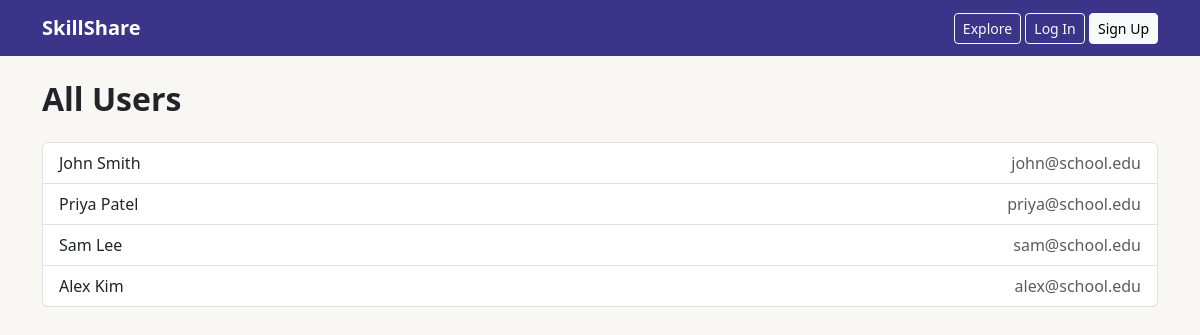
Screenshot of /users with the database file from the repository.
### models.py (models this page shows, shortened)
class User(UserMixin, db.Model):
    id = db.Column(db.Integer, primary_key=True)
    name = db.Column(db.String(100), nullable=False)
    email = db.Column(db.String(120), unique=True, nullable=False)
    password_hash = db.Column(db.String(200), nullable=False)
    bio = db.Column(db.Text, nullable=True)
    grade = db.Column(db.String(20), nullable=True)
    courses_completed = db.Column(db.Text, nullable=True)  # free text, e.g. "AP Bio, Algebra II, Spanish 3"

### app.py (the view)
@app.route("/users")
def view_users():
    all_users = User.query.all()
    return render_template("users.html", users=all_users)

### templates/users.html (shortened to what this page needs)
{% extends "base.html" %}
{% block content %}
<h2 class="fw-bold mb-4">All Users</h2>
<div class="list-group">
    {% for user in users %}
        <div class="list-group-item d-flex justify-content-between align-items-center">
            <span>{{ user.name }}</span>
            <span class="text-muted">{{ user.email }}</span>
        </div>
    {% else %}
        <p class="text-muted">No users yet — be the first to sign up!</p>
    {% endfor %}
</div>
{% endblock %}

### static/style.css (style rules this page uses)
body { background-color: #f8f7f4; }

### rows the page displays
User: name "John Smith", email "john@school.edu"
User: name "Priya Patel", email "priya@school.edu"
User: name "Sam Lee", email "sam@school.edu"
User: name "Alex Kim", email "alex@school.edu"
